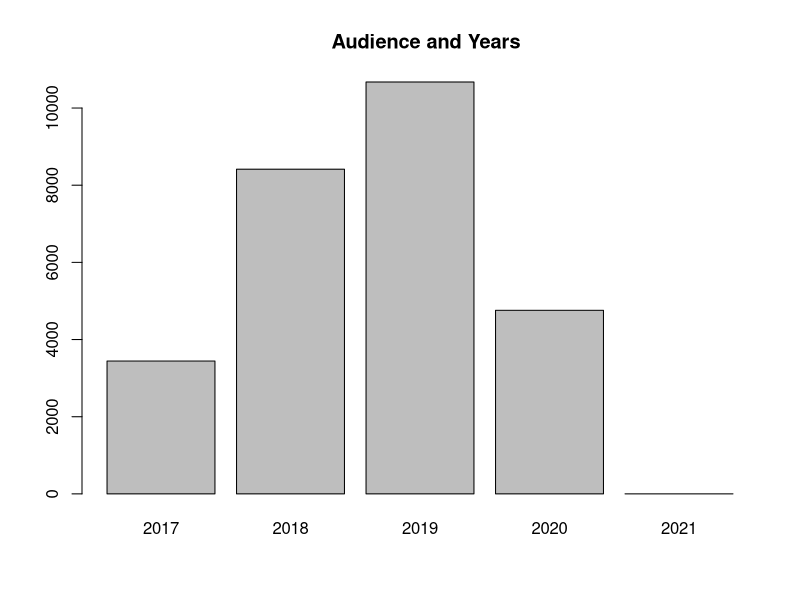
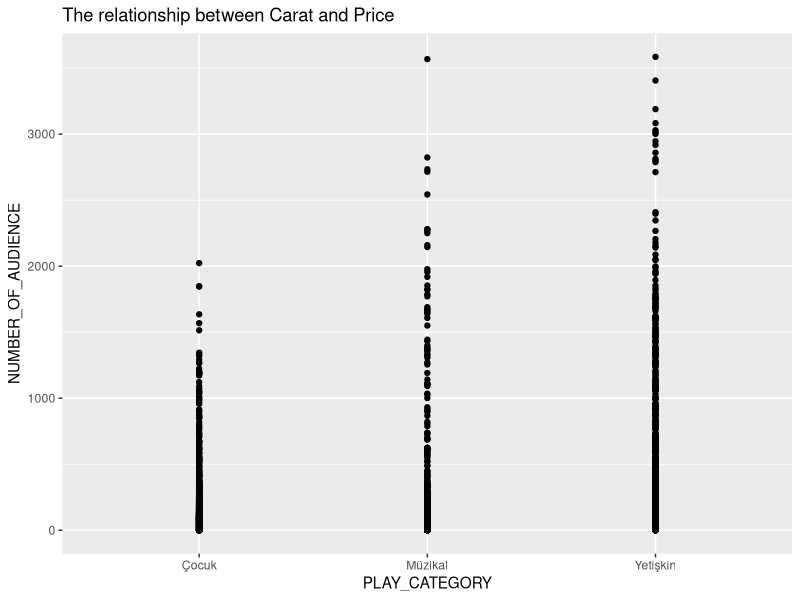
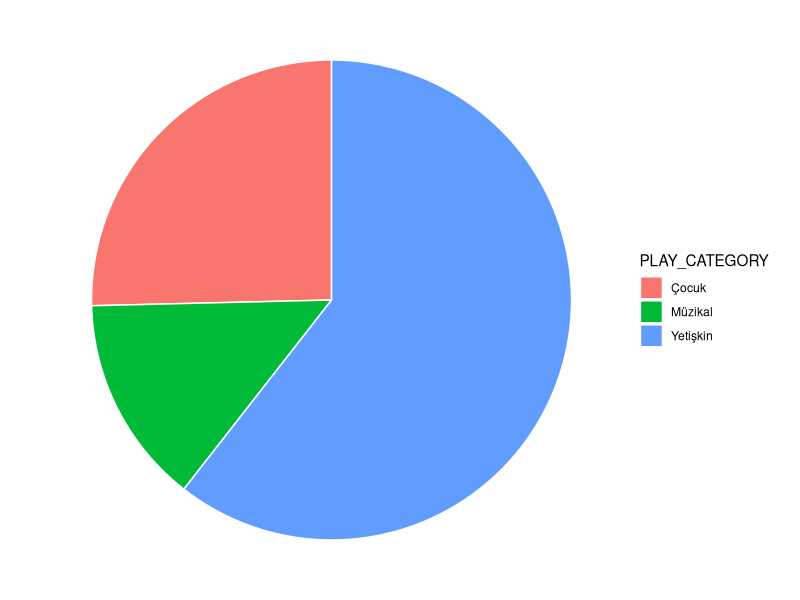
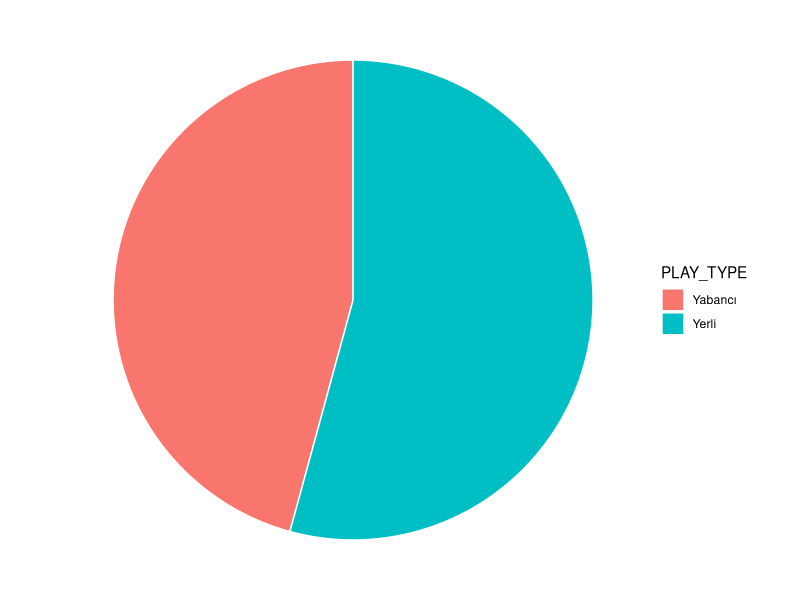
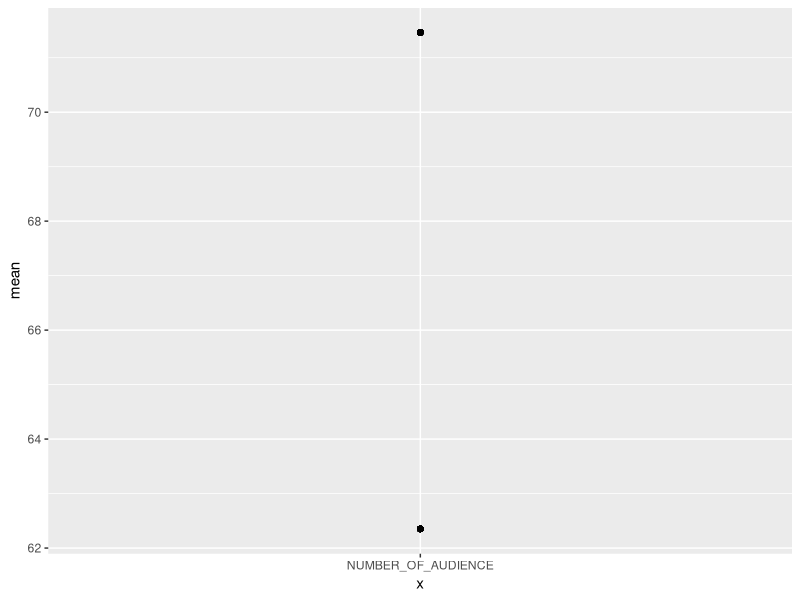
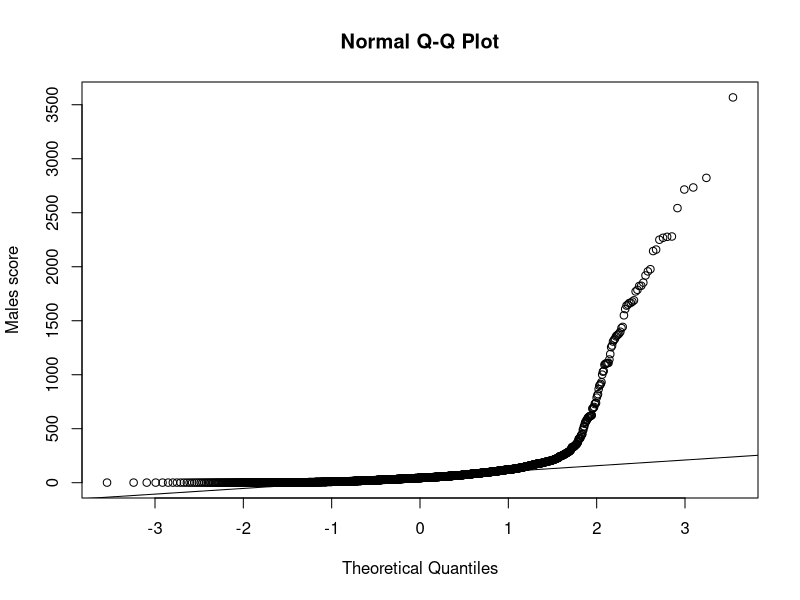
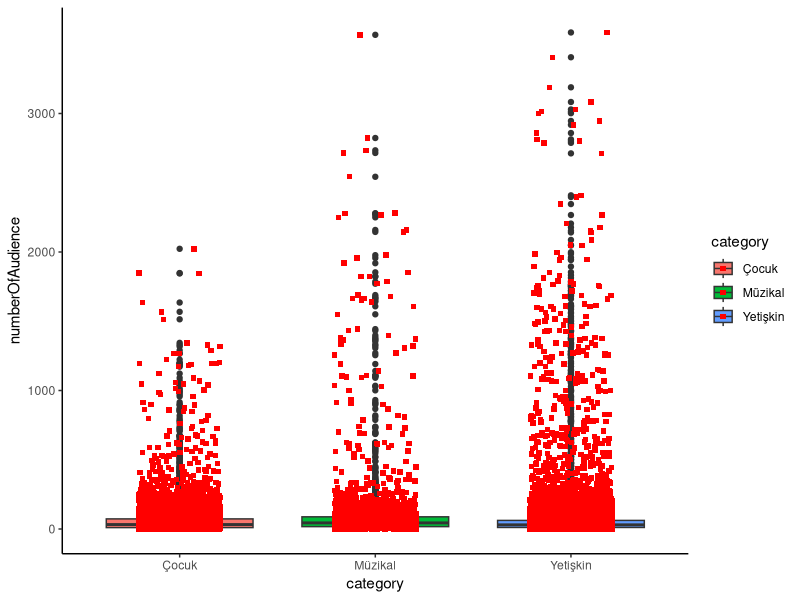

Write R code to recreate these figures, in order.
## ---- chunk 1
library(dplyr) 
library(ggplot2)
## ---- chunk 2
sehir.tiyatrolari <- read.csv("sehirTiyatrolari.csv")
head(sehir.tiyatrolari)

## ---- chunk 3

sehir.tiyatrolari$PLAY_DATE <- as.numeric(substring(sehir.tiyatrolari$PLAY_DATE,0,4))

## ---- chunk 4

year2017 <- sehir.tiyatrolari%>%filter(PLAY_DATE==2017)
year2018 <- sehir.tiyatrolari%>%filter(PLAY_DATE==2018)
year2019 <- sehir.tiyatrolari%>%filter(PLAY_DATE==2019)
year2020 <- sehir.tiyatrolari%>%filter(PLAY_DATE==2020)


mean(year2017$NUMBER_OF_AUDIENCE)
mean(year2018$NUMBER_OF_AUDIENCE)
mean(year2019$NUMBER_OF_AUDIENCE)
mean(year2020$NUMBER_OF_AUDIENCE)



## ---- chunk 5
summary(sehir.tiyatrolari$NUMBER_OF_AUDIENCE)
## ---- chunk 6
counts <- table(sehir.tiyatrolari$PLAY_DATE)

head(counts)
## ---- chunk 7
barplot(counts, main="  Audience and Years")
## ---- chunk 8


ggplot(sehir.tiyatrolari,aes(x=	
PLAY_CATEGORY,y=NUMBER_OF_AUDIENCE))+geom_point()+labs(title = "The relationship between Carat and Price")

## ---- chunk 9
play.based.on.category <- aggregate(NUMBER_OF_AUDIENCE~PLAY_CATEGORY,sehir.tiyatrolari,sum)

ggplot(play.based.on.category, aes(x="", y=NUMBER_OF_AUDIENCE, fill=PLAY_CATEGORY)) +
  geom_bar(stat="identity", width=1, color="white") +
  coord_polar("y", start=0) +
  
  theme_void() # remove background, grid, numeric labels

## ---- chunk 10

play.type <- aggregate(NUMBER_OF_AUDIENCE~PLAY_TYPE,sehir.tiyatrolari,sum)

ggplot(play.type, aes(x="", y=NUMBER_OF_AUDIENCE, fill=PLAY_TYPE)) +
  geom_bar(stat="identity", width=1, color="white") +
  coord_polar("y", start=0) +
  
  theme_void() # remove background, grid, numeric labels


## ---- chunk 11
localPlay <- subset(sehir.tiyatrolari, PLAY_TYPE=="Yerli")
foreginPlay <- subset(sehir.tiyatrolari, PLAY_TYPE=="Yabancı")
## ---- chunk 12
# Calculating confidence interval for number of audience of local plays
localConf <- t.test(localPlay$NUMBER_OF_AUDIENCE)$conf.int
localConf
## ---- chunk 13
 foreignConf <- t.test(foreginPlay$NUMBER_OF_AUDIENCE)$conf.int
 foreignConf
## ---- chunk 14
local.play.audience <- data.frame( PLAY_TYPE="Yerli",
                                mean=mean(localPlay$NUMBER_OF_AUDIENCE), 
                                lower=localPlay[1], 
                                upper=localPlay[2])

play.audience<- rbind(local.play.audience, data.frame(PLAY_TYPE="Yabancı",
                                mean=mean(foreginPlay$NUMBER_OF_AUDIENCE), 
                                lower=foreginPlay[1], 
                                upper=foreginPlay[2]))


ggplot(play.audience, aes("NUMBER_OF_AUDIENCE", mean)) + geom_point()

## ---- chunk 15
year2017 <- subset(sehir.tiyatrolari, PLAY_DATE==2017)
year2020 <- subset(sehir.tiyatrolari, PLAY_DATE==2020)

## ---- chunk 16
conf2017 <- t.test(year2017$NUMBER_OF_AUDIENCE)$conf.int
conf2017
## ---- chunk 17
year2020 <- t.test(year2020$NUMBER_OF_AUDIENCE)$conf.int
year2020
## ---- chunk 18
kadikoyTheatre <-  subset(sehir.tiyatrolari, THEATER_NAME=="Kadıköy Haldun Taner Sahnesi")
umraniyeTheatre<- subset(sehir.tiyatrolari, THEATER_NAME=="Ümraniye Sahnesi")

## ---- chunk 19
confKadikoy <- t.test(kadikoyTheatre$NUMBER_OF_AUDIENCE)$conf.int
confKadikoy
## ---- chunk 20
confUmraniye <- t.test(umraniyeTheatre$NUMBER_OF_AUDIENCE)$conf.int
confUmraniye
## ---- chunk 21
head(sehir.tiyatrolari)
## ---- chunk 22
t.test(localPlay$NUMBER_OF_AUDIENCE, 
       alternative = "two.sided", 
       mu=900, 
       conf.level = 0.95)
## ---- chunk 23
yerli <- subset(sehir.tiyatrolari, PLAY_TYPE=="Yerli")$NUMBER_OF_AUDIENCE
yabanci <- subset(sehir.tiyatrolari, PLAY_TYPE=="Yabancı")$NUMBER_OF_AUDIENCE
var.test(yerli, yabanci)
## ---- chunk 24
yerliOyun <- subset(sehir.tiyatrolari,PLAY_TYPE=="Yerli")$NUMBER_OF_AUDIENCE
x <- t.test(yerliOyun)$conf.int
x

## ---- chunk 25
yabanciOyun  <- subset(sehir.tiyatrolari,PLAY_TYPE=="Yabancı")$NUMBER_OF_AUDIENCE
y <- t.test(yabanciOyun)$conf.int
y
## ---- chunk 26


musical.play <- subset(sehir.tiyatrolari,PLAY_CATEGORY=="Müzikal")


## ---- chunk 27
shapiro.test(musical.play$NUMBER_OF_AUDIENCE)

## ---- chunk 28
qqnorm(musical.play$NUMBER_OF_AUDIENCE, ylab = "Males score")
qqline(musical.play$NUMBER_OF_AUDIENCE)

## ---- chunk 29
t.test(musical.play$NUMBER_OF_AUDIENCE, 
       alternative = "two.sided", 
       mu=150, 
       conf.level = 0.95)
## ---- chunk 30
head(sehir.tiyatrolari)
## ---- chunk 31
data <- sehir.tiyatrolari[, c(5, 10)]
names(data) <- c("category", "numberOfAudience")
data$category <- factor(data$category)
head(data)
## ---- chunk 32
levels(data$category)

## ---- chunk 33
group_by(data, category) %>%
  summarise(
    count = n(),
    mean = mean(numberOfAudience, na.rm = TRUE),
    sd = sd(numberOfAudience, na.rm = TRUE)
  )
## ---- chunk 34
ggplot(data, aes(x = category, y = numberOfAudience, fill = category)) +
    geom_boxplot() +
    geom_jitter(shape = 15,
        color = "red",
        position = position_jitter(0.21)) +
    theme_classic()
## ---- chunk 35
anova_one_way <- aov(numberOfAudience~category, data = data)
summary(anova_one_way)
